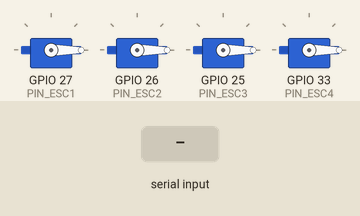
This sketch was run on a simulated ESP32. Shown: 4 × servo. The inputs (shaded band) are chosen by the test bench. What the sketch prints to the serial monitor is not drawn.

Above: at 1.2 s.
1.3 s: "E\n" received over Serial
At 1.7 s:
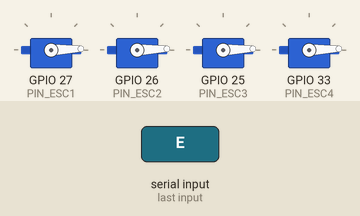
2.8 s: "e90\n" received over Serial
At 4.2 s:
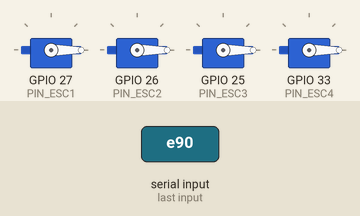
Timing chart, 0 to 5.8 s (numbered marks = the images above; inputs shaded):
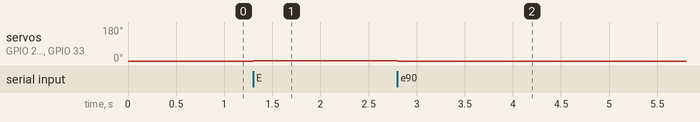

The sketch:

test_xung_esc.ino
```cpp
#include <ESP32Servo.h>


const int PIN_ESC1 = 27;
const int PIN_ESC2 = 26;
const int PIN_ESC3 = 25;
const int PIN_ESC4 = 33;


Servo esc1; Servo esc2; Servo esc3; Servo esc4;

int selected_esc = 0;
int current_pwm = 1000;

void setup() {
  Serial.begin(115200);

  ESP32PWM::allocateTimer(0); ESP32PWM::allocateTimer(1);
  ESP32PWM::allocateTimer(2); ESP32PWM::allocateTimer(3);

  esc1.setPeriodHertz(50); esc2.setPeriodHertz(50);
  esc3.setPeriodHertz(50); esc4.setPeriodHertz(50);

  esc1.attach(PIN_ESC1, 1000, 2000);
  esc2.attach(PIN_ESC2, 1000, 2000);
  esc3.attach(PIN_ESC3, 1000, 2000);
  esc4.attach(PIN_ESC4, 1000, 2000);


  updateESCs(1000);

  Serial.println("\n=======================================================");
  Serial.println("         TOOL DÒ NGƯỠNG KHỞI ĐỘNG MOTOR (1us)          ");
  Serial.println("=======================================================");
  Serial.println("HƯỚNG DẪN SỬ DỤNG (Gõ phím vào ô trống và nhấn Enter):");
  Serial.println(" [1], [2], [3], [4] : Chọn motor muốn test độc lập.");
  Serial.println(" [0]                : Chọn điều khiển CẢ 4 motor cùng lúc.");
  Serial.println(" [w]                : Tăng +1 us (Tinh chỉnh chậm).");
  Serial.println(" [s]                : Giảm -1 us.");
  Serial.println(" [e]                : Tăng +10 us (Tăng nhanh).");
  Serial.println(" [d]                : Giảm -10 us.");
  Serial.println(" [x]                : DỪNG KHẨN CẤP (Về thẳng 1000us).");
  Serial.println("=======================================================\n");
}

void updateESCs(int pwm) {

  esc1.writeMicroseconds((selected_esc == 1 || selected_esc == 0) ? pwm : 1000);
  esc2.writeMicroseconds((selected_esc == 2 || selected_esc == 0) ? pwm : 1000);
  esc3.writeMicroseconds((selected_esc == 3 || selected_esc == 0) ? pwm : 1000);
  esc4.writeMicroseconds((selected_esc == 4 || selected_esc == 0) ? pwm : 1000);
}

void printStatus() {
  Serial.print("Đang điều khiển ESC: ");
  if (selected_esc == 0) Serial.print("TẤT CẢ (1,2,3,4)");
  else Serial.print(selected_esc);

  Serial.print("   |   Mức xung hiện tại: ");
  Serial.print(current_pwm);
  Serial.println(" us");
}

void loop() {
  if (Serial.available() > 0) {
    char c = Serial.read();


    if (c == '\n' || c == '\r' || c == ' ') return;

    bool changed = false;


    if (c >= '0' && c <= '4') {
      selected_esc = c - '0';
      current_pwm = 1000;
      changed = true;
      Serial.println("\n>> Đã chuyển kênh điều khiển!");
    }

    else if (c == 'w' || c == 'W') { current_pwm += 1;  changed = true; }
    else if (c == 's' || c == 'S') { current_pwm -= 1;  changed = true; }
    else if (c == 'e' || c == 'E') { current_pwm += 10; changed = true; }
    else if (c == 'd' || c == 'D') { current_pwm -= 10; changed = true; }
    else if (c == 'x' || c == 'X') { current_pwm = 1000; changed = true; Serial.println("\n>> ĐÃ DỪNG KHẨN CẤP!"); }

    if (changed) {

      current_pwm = constrain(current_pwm, 1000, 2000);

      updateESCs(current_pwm);
      printStatus();
    }
  }
}
```

Measured:
- after the input at 1.3 s, servo on GPIO 27 (PIN_ESC1), servo on GPIO 26 (PIN_ESC2), servo on GPIO 25 (PIN_ESC3), servo on GPIO 33 (PIN_ESC4): 0° → 2° at once
- after the input at 2.8 s, servo on GPIO 27 (PIN_ESC1), servo on GPIO 26 (PIN_ESC2), servo on GPIO 25 (PIN_ESC3), servo on GPIO 33 (PIN_ESC4): 2° → 0° at once
